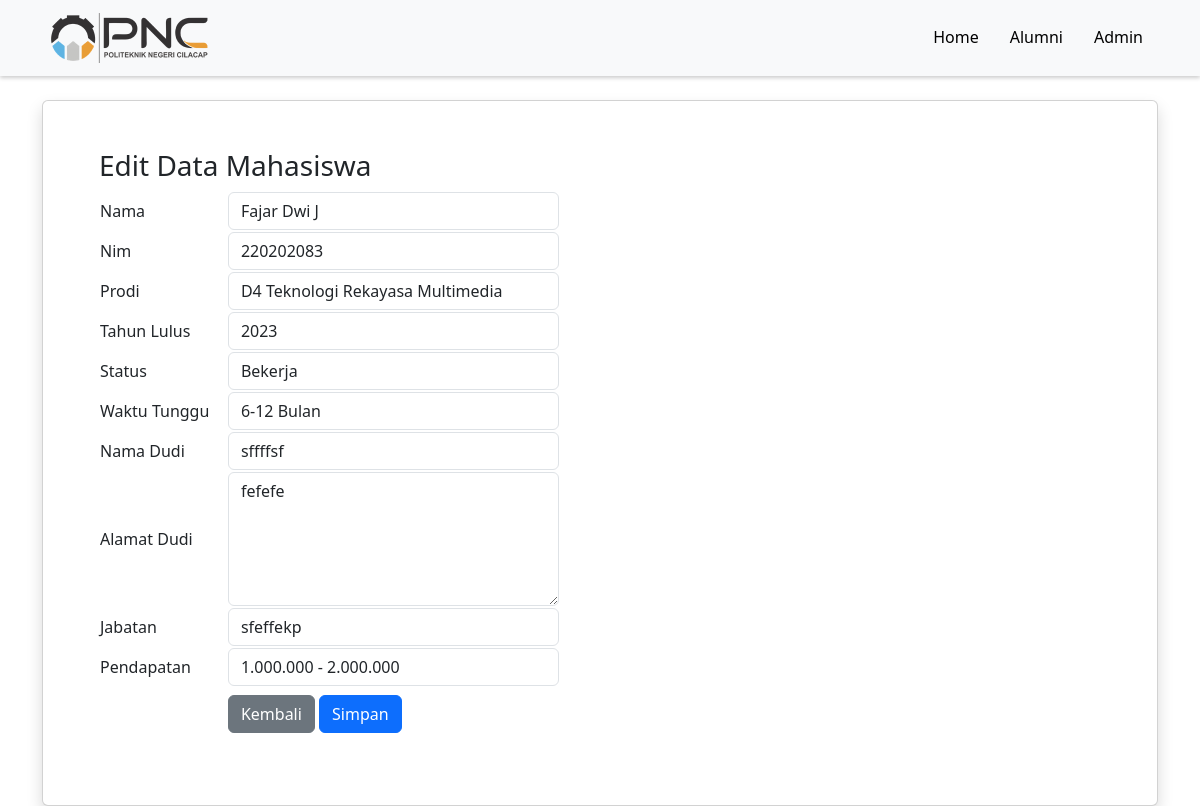
Page /Views/Admin/edit_alumni.php?id=21 on the committed database.
### tables this page shows
CREATE TABLE `pertanyaan_alumni` (
  `id` int NOT NULL,
  `nama` varchar(25) NOT NULL,
  `nim` int NOT NULL,
  `prodi` varchar(75) NOT NULL,
  `tahun_lulus` int NOT NULL,
  `status` varchar(25) NOT NULL,
  `waktu_tunggu` varchar(30) NOT NULL,
  `nama_dudi` varchar(25) NOT NULL,
  `alamat_dudi` varchar(100) NOT NULL,
  `jabatan` varchar(50) NOT NULL,
  `pendapatan` varchar(50) NOT NULL
);

### Controllers/AdminController.php (called while the page is built, shortened)
<?php
include_once '../../Models/admin.php';
class AdminController
{
    private $model;
    public function __construct($db)
    {
        $this->model = new Admin($db);
    }
    public function getAlumnibyId($id)
    {
        return $this->model->getAlumnibyId($id);
    }
}

### Models/admin.php (called while the page is built, shortened)
<?php
class Admin
{
    private $koneksi;
    public function __construct($db)
    {
        $this->koneksi = $db;
    }
    public function getAlumnibyId($id)
    {
        $query = "SELECT * FROM pertanyaan_alumni where id = $id";
        $result = mysqli_query($this->koneksi, $query);
        return mysqli_fetch_assoc($result);
    }
}

### Views/Admin/edit_alumni.php (the view, shortened to what this page needs)
<?php
include_once '../../config.php';
include_once '../../Controllers/AdminController.php';
require '../../navbar.php';
$database = new database;
$db = $database->getKoneksi();
if (isset($_GET['id'])) {
    $id = $_GET['id'];
}
$adminController = new AdminController($db);
$admin = $adminController->getAlumnibyId($id);
?>
<head>
    <link rel="stylesheet" href="https://cdn.jsdelivr.net/npm/bootstrap@5.3.0/dist/css/bootstrap.min.css">
</head>
<?php
if ($admin) {
?>
    <div class="container">
        <div class="card p-4 shadow">
            <div class="col-40 px-3 py-2">
                <div class="card-body">
                    <h3>Edit Data Mahasiswa</h3>
                    <form action="" method="post">
                        <table>
                            <?php foreach ($admin as $d => $value) {
                                $displayName = str_replace('_', ' ', $d);
                                $displayName = ucwords($displayName);
                                if ($d === 'id') {
                                    continue;
                                }
                            ?>
                                <tr>
                                    <td><?php echo $displayName; ?></td>
                                    <td>
                                        <?php if ($d === 'nim' || $d === 'tahun_lulus') { ?>
                                            <input type="number" name="<?php echo $d; ?>" value="<?php echo $value; ?>" class="form-control" style="margin-left: 5%">
                                        <?php } elseif ($d === 'alamat_dudi') { ?>
                                            <textarea name="<?php echo $d; ?>" cols="30" rows="5" class="form-control" style="margin-left: 5%"><?php echo $value; ?></textarea>
                                        <?php } elseif ($d === 'prodi' || $d === 'status' || $d === 'waktu_tunggu' || $d === 'pendapatan') { ?>
                                            <select name="<?php echo $d; ?>" class="form-control" style="margin-left: 5%;">
                                                <?php
                                                $options = [];
                                                if ($d === 'prodi') {
                                                    $options = ['D3 Teknik Informatika', 'D4 Rekayasa Keamanan Siber', 'D4 Teknologi Rekayasa Multimedia', 'D4 Akutansi Keuangan Lembaga Syariah'];
                                                } elseif ($d === 'status') {
                                                    $options = ['Bekerja', 'Kuliah', 'Tidak Keduanya'];
                                                } elseif ($d === 'waktu_tunggu') {
                                                    $options = ['0-6 Bulan', '6-12 Bulan', 'Lebih dari 1 Tahun'];
                                                } elseif ($d === 'pendapatan') {
                                                    $options = ['0 - 500.000,-', '500.000 - 1.000.000', '1.000.000 - 2.000.000', 'Lebih dari 2juta'];
                                                }
                                                foreach ($options as $option) {
                                                    echo '<option value="' . $option . '"';
                                                    if ($option === $value) {
                                                        echo ' selected';
                                                    }
                                                    echo '>' . $option . '</option>';
                                                }
                                                ?>
                                            </select>
                                        <?php } else { ?>
                                            <input type="text" name="<?php echo $d; ?>" value="<?php echo $value; ?>" class="form-control" style="margin-left: 5%">
                                        <?php } ?>
                                    </td>
                                </tr>
                            <?php } ?>
                            <tr>
                                <td></td>
                                <td class=" py-2">
                                    <a href="admin" class="btn btn-secondary" style="margin-left: 5%">Kembali</a>
                                    <button type="submit" name="submit" class="btn btn-primary">Simpan</button>
                                </td>
                            </tr>
                        </table>
                    </form>
                </div>
            </div>
        <?php
    }
        ?>
        </div>
    </div>

### rows in the picture
pertanyaan_alumni: nama "Fajar Dwi J", nim "220202083", prodi "D4 Teknologi Rekayasa Multimedia", tahun_lulus "2023", status "Bekerja", waktu_tunggu "6-12 Bulan", nama_dudi "sffffsf", alamat_dudi "fefefe", jabatan "sfeffekp", pendapatan "1.000.000 - 2.000.000"

### other values in the picture
$displayName "Nama"
$displayName "Nim"
$displayName "Prodi"
$displayName "Tahun Lulus"
$displayName "Status"
$displayName "Waktu Tunggu"
$displayName "Nama Dudi"
$displayName "Alamat Dudi"
$displayName "Jabatan"
$displayName "Pendapatan"
